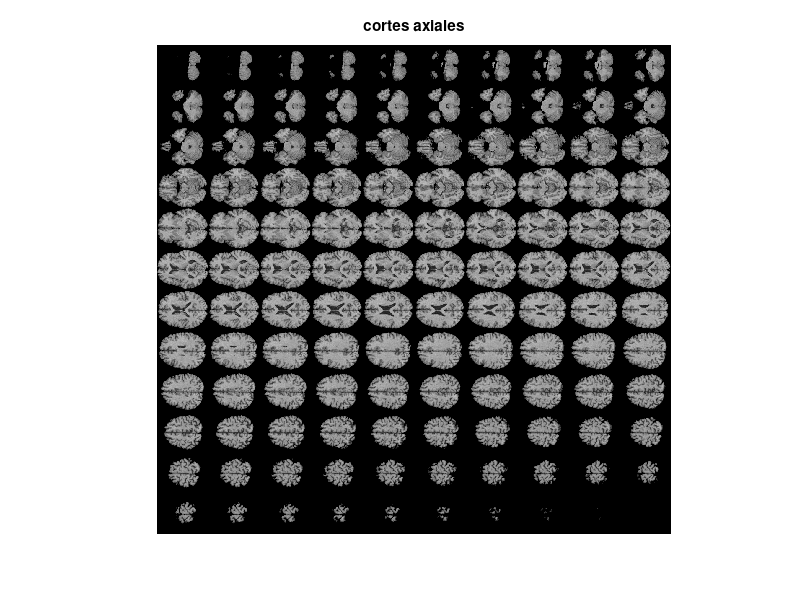
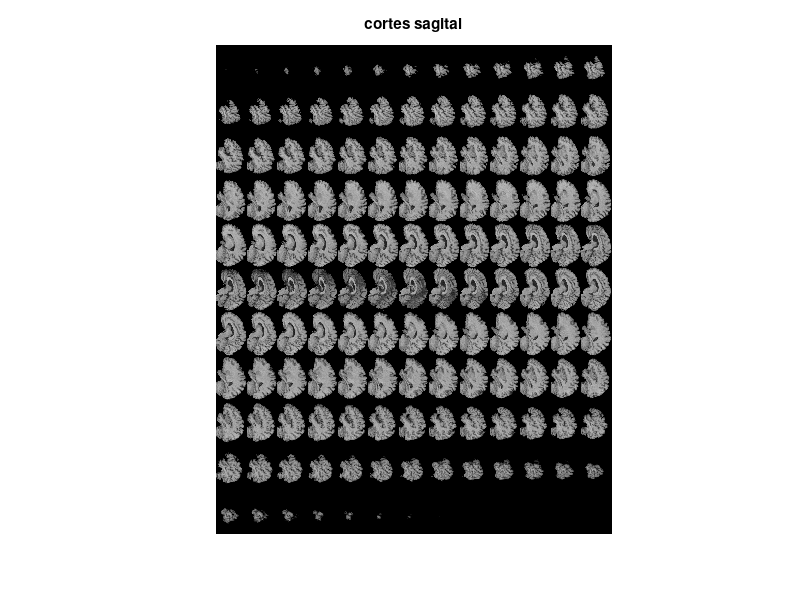
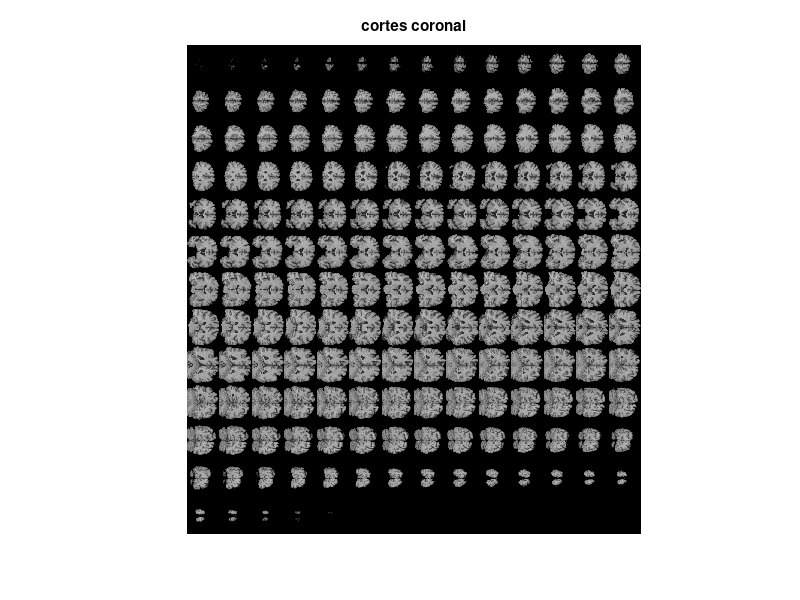

MATLAB code to generate these figures, in order:
close all
clear all

load brain


MR=permute(mri,[1,2,4,3]); %axiales

MR1=permute(MR,[2,4,3,1]); %coronal

MR2=permute(MR,[1,4,3,2]); %sagital

figure, montage(MR),title ('cortes axiales');

figure, montage(MR1),title ('cortes sagital');

figure, montage(MR2),title ('cortes coronal');